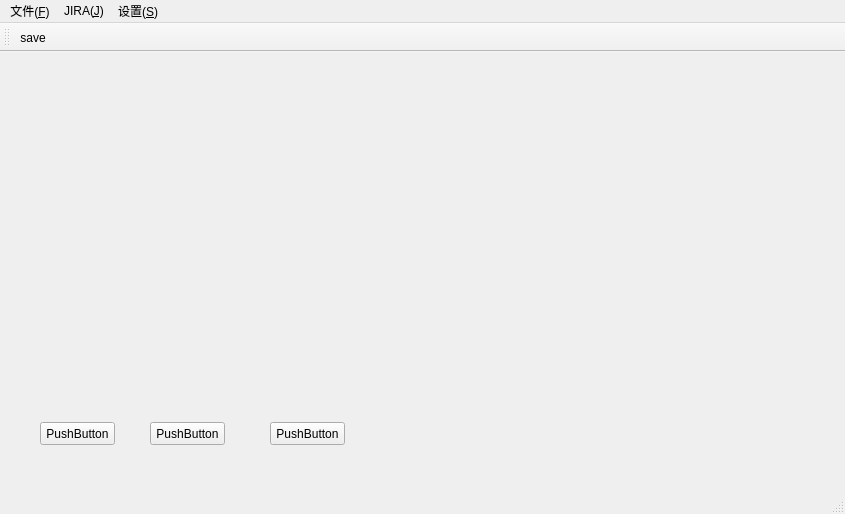
<?xml version="1.0" encoding="UTF-8"?>
<ui version="4.0">
 <class>MainWindow</class>
 <widget class="QMainWindow" name="MainWindow">
  <property name="geometry">
   <rect>
    <x>0</x>
    <y>0</y>
    <width>845</width>
    <height>514</height>
   </rect>
  </property>
  <property name="windowTitle">
   <string>Autotest</string>
  </property>
  <property name="windowIcon">
   <iconset resource="res.qrc">
    <normaloff>:/wp/res/wp.ico</normaloff>:/wp/res/wp.ico</iconset>
  </property>
  <widget class="QWidget" name="centralwidget">
   <widget class="QPushButton" name="pushButton">
    <property name="geometry">
     <rect>
      <x>40</x>
      <y>370</y>
      <width>75</width>
      <height>23</height>
     </rect>
    </property>
    <property name="text">
     <string>PushButton</string>
    </property>
   </widget>
   <widget class="QWidget" name="widget" native="true">
    <property name="geometry">
     <rect>
      <x>10</x>
      <y>10</y>
      <width>651</width>
      <height>331</height>
     </rect>
    </property>
   </widget>
   <widget class="QPushButton" name="pushButton_2">
    <property name="geometry">
     <rect>
      <x>150</x>
      <y>370</y>
      <width>75</width>
      <height>23</height>
     </rect>
    </property>
    <property name="text">
     <string>PushButton</string>
    </property>
   </widget>
   <widget class="QPushButton" name="pushButton_3">
    <property name="geometry">
     <rect>
      <x>270</x>
      <y>370</y>
      <width>75</width>
      <height>23</height>
     </rect>
    </property>
    <property name="text">
     <string>PushButton</string>
    </property>
   </widget>
  </widget>
  <widget class="QMenuBar" name="menubar">
   <property name="geometry">
    <rect>
     <x>0</x>
     <y>0</y>
     <width>845</width>
     <height>26</height>
    </rect>
   </property>
   <widget class="QMenu" name="menu">
    <property name="title">
     <string>文件(&amp;F)</string>
    </property>
    <addaction name="action_JIRA"/>
    <addaction name="action_upload"/>
    <addaction name="separator"/>
    <addaction name="action_3"/>
    <addaction name="action_4"/>
   </widget>
   <widget class="QMenu" name="menuJIRA">
    <property name="title">
     <string>JIRA(&amp;J)</string>
    </property>
   </widget>
   <widget class="QMenu" name="menu_S">
    <property name="title">
     <string>设置(&amp;S)</string>
    </property>
   </widget>
   <addaction name="menu"/>
   <addaction name="menuJIRA"/>
   <addaction name="menu_S"/>
  </widget>
  <widget class="QStatusBar" name="statusbar"/>
  <widget class="QToolBar" name="toolBar">
   <property name="windowTitle">
    <string>toolBar</string>
   </property>
   <property name="iconSize">
    <size>
     <width>30</width>
     <height>30</height>
    </size>
   </property>
   <property name="toolButtonStyle">
    <enum>Qt::ToolButtonTextBesideIcon</enum>
   </property>
   <attribute name="toolBarArea">
    <enum>TopToolBarArea</enum>
   </attribute>
   <attribute name="toolBarBreak">
    <bool>false</bool>
   </attribute>
   <addaction name="action_save"/>
  </widget>
  <action name="action_JIRA">
   <property name="checkable">
    <bool>true</bool>
   </property>
   <property name="text">
    <string>登录到JIRA</string>
   </property>
  </action>
  <action name="action_upload">
   <property name="text">
    <string>上传测试结果</string>
   </property>
  </action>
  <action name="action_3">
   <property name="text">
    <string>保存</string>
   </property>
  </action>
  <action name="action_4">
   <property name="text">
    <string>退出</string>
   </property>
  </action>
  <action name="action_save">
   <property name="checkable">
    <bool>true</bool>
   </property>
   <property name="icon">
    <iconset resource="res.qrc">
     <normaloff>:/task/res/inbox-table.png</normaloff>:/task/res/inbox-table.png</iconset>
   </property>
   <property name="text">
    <string>save</string>
   </property>
   <property name="toolTip">
    <string>save</string>
   </property>
  </action>
 </widget>
 <resources>
  <include location="res.qrc"/>
 </resources>
 <connections/>
</ui>
